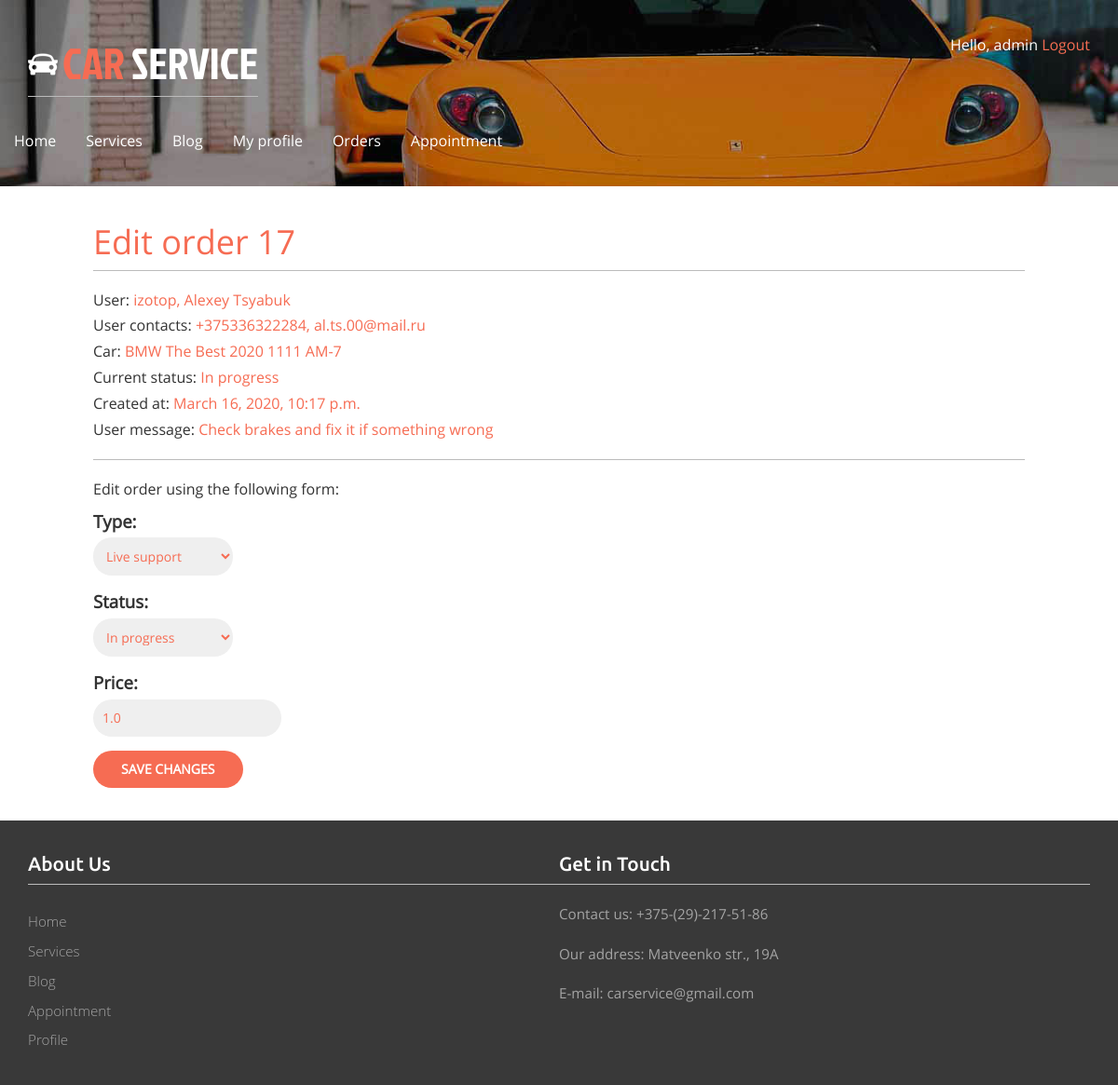
The app's page /orders/edit/17 (signed in) with its own data.
### orders/models.py (models this page shows)
class Order(models.Model):
    WORK_TYPE_CHOICES = [
        ('Live support','Live support'),
        ('Repair service', 'Repair service'),
        ('Complete care', 'Complete care'),
        ('Spare parts', 'Spare parts'),
        ('Sales service', 'Sales service'),
        ('Tyre service', 'Tyre service'),
        ('Other', 'Other')
    ]
    STATUS_CHOICES = (
        ('Waiting', 'Waiting'),
        ('In progress', 'In progress'),
        ('Completed', 'Completed'),
        ('Cancelled', 'Canceled'),
    )
    user = models.ForeignKey(User, on_delete=models.CASCADE, related_name='orders')
    profile = models.ForeignKey(Profile, on_delete=models.CASCADE, related_name='user_orders')
    date = models.ForeignKey(OrderDate, on_delete=models.CASCADE, default=1, related_name='order_dates')
    car = models.ForeignKey(Car, on_delete=models.CASCADE, related_name='cars')
    type = models.CharField(choices=WORK_TYPE_CHOICES, max_length=50, default='Other')
    created_at = models.DateTimeField(auto_now_add=True)
    closed_at = models.DateTimeField(null=True)
    status = models.CharField(choices=STATUS_CHOICES, max_length=50, default='Waiting')
    price = models.FloatField(null=True)
    message = models.TextField(max_length=250)

### account/models.py (models this page shows, shortened)
class Profile(models.Model):
    user = models.OneToOneField(settings.AUTH_USER_MODEL, on_delete=models.CASCADE)
    date_of_birth = models.DateField(blank=True, null=True)
    photo = models.ImageField(upload_to='users/%Y/%m/%d/', blank=True)
    phone = models.CharField(blank=True, max_length=20)
    address = models.CharField(blank=True, max_length=100)

class Car(models.Model):
    user = models.ForeignKey(User, on_delete=models.CASCADE, related_name='car')
    make = models.CharField(max_length=50)
    model = models.CharField(max_length=100)
    year = models.IntegerField()
    vin = models.CharField(max_length=10)

### orders/views.py (the view)
# urls.py: path('edit/<int:order_id>', views.order_edit, name='order_edit')
@login_required
@staff_member_required
def order_edit(request, order_id):
    order = Order.objects.get(id=order_id)
    if request.method == 'POST':
        prev_status = order.status
        order_form = OrderAdminForm(instance=order, data=request.POST)
        if order_form.is_valid():
            if prev_status == 'Waiting' and request.POST['status'] == 'In progress':
                car_info = order.car.make + ' ' + order.car.model + ' ' + str(order.car.year) + ' ' + order.car.vin
                subject = 'Your request accepted'
                message = "Your request for {} accepted\
                          \nWe're waiting for you {} at {}\
                          \nType: {}\
                          \nYour message: {}\
                          \nExpected order cost: {}$\
                          \nAll information about your orders is avaliable in your profile: \
                          \n{}" \
                          .format(car_info, order.date.date, str(order.date.time)[:5], order.type, order.message, order.price, request.build_absolute_uri().replace('edit/'+str(order.id), ''))
                send_mail(subject, message, 'vladimir.gitsarev@gmail.com', [order.user.email])
            elif prev_status == 'In progress' and request.POST['status'] == 'Completed':
                order.closed_at = datetime.datetime.now()
                car_info = order.car.make + ' ' + order.car.model + ' ' + str(order.car.year) + ' ' + order.car.vin
                subject = 'Your order completed'
                message = "Your order for {} completed\
                          \nType: {}\
                          \nYour message: {}\
                          \nOrder cost: {}$\
                          \nAll information about your orders is avaliable in your profile: \
                          \n{}" \
                          .format(car_info, order.type, order.message, order.price, request.build_absolute_uri().replace('edit/'+str(order.id), ''))
                send_mail(subject, message, 'vladimir.gitsarev@gmail.com', [order.user.email])
            elif prev_status == 'Waiting' and request.POST['status'] == 'Cancelled':
                car_info = order.car.make + ' ' + order.car.model + ' ' + str(order.car.year) + ' ' + order.car.vin
                subject = 'Your order cancelled'
                message = "Your request for {} cancelled\
                          \nType: {}\
                          \nYour message: {}\
                          \nAll information about your orders is avaliable in your profile: \
                          \n{}" \
                          .format(car_info, order.type, order.message, request.build_absolute_uri().replace('edit/'+str(order.id), ''))
                send_mail(subject, message, 'vladimir.gitsarev@gmail.com', [order.user.email])
            order_form.save()
        return HttpResponseRedirect('/orders/')
    else:
        order_form = OrderAdminForm(instance=order)
        return render(request, 'order_edit.html', {'section':'order', 'order':order, 'order_form':order_form})

### orders/forms.py
class OrderAdminForm(forms.ModelForm):
    class Meta:
        model = Order
        fields = ('type', 'status', 'price')

### orders/templates/order_edit.html (shortened to what this page needs)
{% extends "base.html" %}
{% load static %}
{% block content %}
<h1>Edit order {{order.id}}</h1>
<div class="edit-order">
    <p>User: <span>{{order.user}}, {{order.user.first_name}} {{order.user.last_name}}</span></p>
    <p>User contacts: <span> {{order.profile.phone}}, {{order.user.email}} </span></p>
    <p>Car: <span>{{order.car.make}} {{order.car.model}} {{order.car.year}} {{order.car.vin}}</span></p>
    <p>Current status: <span>{{order.status}} </span></p>
    <p>Created at: <span>{{order.created_at}}</span></p>
    <p>User message: <span>{{order.message}}</span></p>
    <hr>
    <p>Edit order using the following form:</p>
    <form action="/orders/edit/{{order.id}}" method="post" enctype="multipart/form-data">
        {{ order_form.as_p }}
        <p><input type="submit" value="Save changes"></p>
    </form>
</div>
{% endblock %}

### account/templates/base.html (shortened to what this page needs)
{% load static %}
<!DOCTYPE html>
<html>
    <head>
        <link href="{% static "css/bootstrap.css" %}" rel='stylesheet' type='text/css' />
        <link href="{% static "css/style.css" %}" rel='stylesheet' type='text/css' />
        <link href="{% static "css/font-awesome/css/all.css" %}" rel="stylesheet" type='text/css'/>
    </head>
    <body>
        <div class="banner banner2">
            <div class="container">
                <div class="header">
                    <div class="logo">
                        <h1><a href="{% url "main" %}"><img src="{% static "images/car.png" %}" alt=""/>CAR <span>SERVICE</span></a></h1>
                    </div>
                    <div class="top_details">
                        <p>
                            {% if request.user.is_authenticated %}
                             Hello, {{ request.user.username }}<a href="{% url "logout" %}"> Logout</a>
                            {% else %}<a href="{% url "login" %}">Log-in</a>{% endif %}
                        </p>
                    </div>
                    <div class="clearfix"></div>
                </div>
                <nav class="navbar navbar-default">
                    <div class="collapse navbar-collapse nav-wil" id="bs-example-navbar-collapse-1">
                        <ul class="nav navbar-nav">
                            <li {% if section == "main" %} class="active"{% endif %}><a href="/main/">Home</a></li>
                            <li {% if section == "services" %} class="active"{% endif %}><a href="{% url "services" %}">Services</a></li>
                            <li {% if section == "blog" %} class="active"{% endif %}><a href="/blog/">Blog</a></li>
                            <li {% if section == "profile" %} class="active"{% endif %}><a href="{% url "profile" %}">My profile</a></li>
                            <li {% if section == "orders" %} class="active"{% endif %}><a href="/orders/">Orders</a></li>
                            <li {% if section == "appointment" %} class="active"{% endif %}><a href="/orders/appointment">Appointment</a></li>
                        </ul>
                    </div>
                 </nav>
            </div>
        </div>
        <div id="content">
        {% block content %}{% endblock %}
        </div>
        <div class="footer2">
            <div class="container">
            <div class="ftr2-grids">
              <div class="col-md-6 ftr2-grid1">
                 <h3>About Us</h3>
                 <ul>
                    <li><a href="about.html">Home</a></li>
                    <li><a href="services.html">Services</a></li>
                    <li><a href="blog.html">Blog</a></li>
                    <li><a href="gallery.html">Appointment</a></li>
                    <li><a href="contact.html">Profile</a></li>
                 </ul>
             </div>
             <div class="col-md-6 ftr6-grid3">
                 <h3>Get in Touch</h3>
                <p>Contact us: +375-(29)-217-51-86</p>
                <p>Our address: Matveenko str., 19A</p>
                <p>E-mail: carservice@gmail.com</p>
             </div>
             <div class="clearfix"></div>
        </div>

### account/static/css/style.css (style rules this page uses)
h4, h5, h6, h1, h2, h3 { border-bottom:1px solid #bbb; padding:0 0 10px 0; margin:20px 0 20px 0; color:#f66c53; }
ul, ol { margin: 0; padding:0; }
p { margin: 5px 0px; font-size: 12pt; }
.navbar-nav { margin: -15px; margin-bottom: 10px; }
select { width: 15%; }
html, body { font-family: 'OpenSans-Regular'; font-size: 100%; background: #ffffff; }
hr { background-color: #bbb; height: 1px; }
.info span, .car span, .order span, .edit-order span, .search span { color:#f66c53; }
h1 { border-bottom:1px solid #bbb; padding:0 0 10px 0; margin:10px 0 20px 0; color:#f66c53; }
input[type=submit], button, a.button { font-weight:bold; background:#f66c53; color:#fff; padding: 10px 30px; font-size:14px; text-transform:uppercase; border: 0; border-radius: 20px; margin: 0px 0px; }
#content { padding: 30px 100px ; }
form { overflow:auto; }
form p { width:100%; overflow:auto; font-size: 14pt; }
label { float:left; clear:both; color:#333; margin-bottom:4px; }
input[type="text"], input[type="password"], input[type="email"], input[type="file"], input[type="number"], textarea, select { clear:both; float:left; margin:0 0 10px; background:#efefef; border:0; font-size:14px; border-radius: 20px; padding: 10px 10px; border: 0px solid #f66c53; color:#f66c53; }
body a { transition:0.5s all; -webkit-transition:0.5s all; -moz-transition:0.5s all; -o-transition:0.5s all; -ms-transition:0.5s all; text-decoration: none; color: #f66c53; }
.banner { background:url(../images/bg3.jpg) no-repeat 0px -120px; background-size:cover; min-height:800px; }
.header { margin-top:2em; }
.logo { float:left; }
.logo h1 a { color:#F66C53; text-decoration:none; font-family:'JockeyOne-Regular'; font-size:1.3em; }
.logo h1 a img { margin-right:5px; vertical-align:initial; }
.logo h1 a span { color:#fff; }
.top_details { float:right; }
.top_details p { color:#fff; margin-bottom:0.5em; }
.navbar-default { background:none; border:none; }
.navbar-default ul li { display:inline-block; }
.navbar-default ul li a { display:block; color:#fff; text-decoration:none; padding:0 2em 0 0; }
.navbar-default .navbar-nav > li > a { color:#fff; }
.navbar-collapse { padding:0; }
.navbar { margin:2em 0; }
.footer2 { background:#393939; padding-bottom: 1em; }
.ftr2-grid1 { padding:1em 0; }
.ftr6-grid3 { padding: 1em 0; }
.ftr2-grid1 h3 { color:#fff; font-size:1.3em; font-weight:300; font-family: 'Ubuntu-Medium'; }
.ftr2-grid1 ul { margin:1.5em 0 0em 0; }
.ftr2-grid1 ul li { display:block; }
.ftr2-grid1 ul li a { display:block; padding:5px 0; color:#a4a4a4; font-size:0.95em; font-weight:300; text-decoration:none; font-family: 'Open Sans', sans-serif; }
.ftr6-grid3 h3 { color: #fff; font-size: 1.3em; font-family: 'Ubuntu-Medium'; }
.ftr6-grid3 p { margin-top:1.3em; color:#a4a4a4; font-size:0.95em; line-height:1.5em; }
.banner2 { background: url(../images/bg3.jpg) no-repeat 0px -375px; background-size: cover; min-height: 200px; max-height: 200px; }

### records on screen
Order: id "17", user "izotop", user.first_name "Alexey", user.last_name "Tsyabuk", profile.phone "+375336322284", user.email "al.ts.00@mail.ru", car.make "BMW", car.model "The Best", car.year "2020", car.vin "1111 AM-7", status "In progress", created_at "March 16, 2020, 10:17 p.m.", message "Check brakes and fix it if something wrong"

### other values on screen
{{ request.user.username }} "admin"
